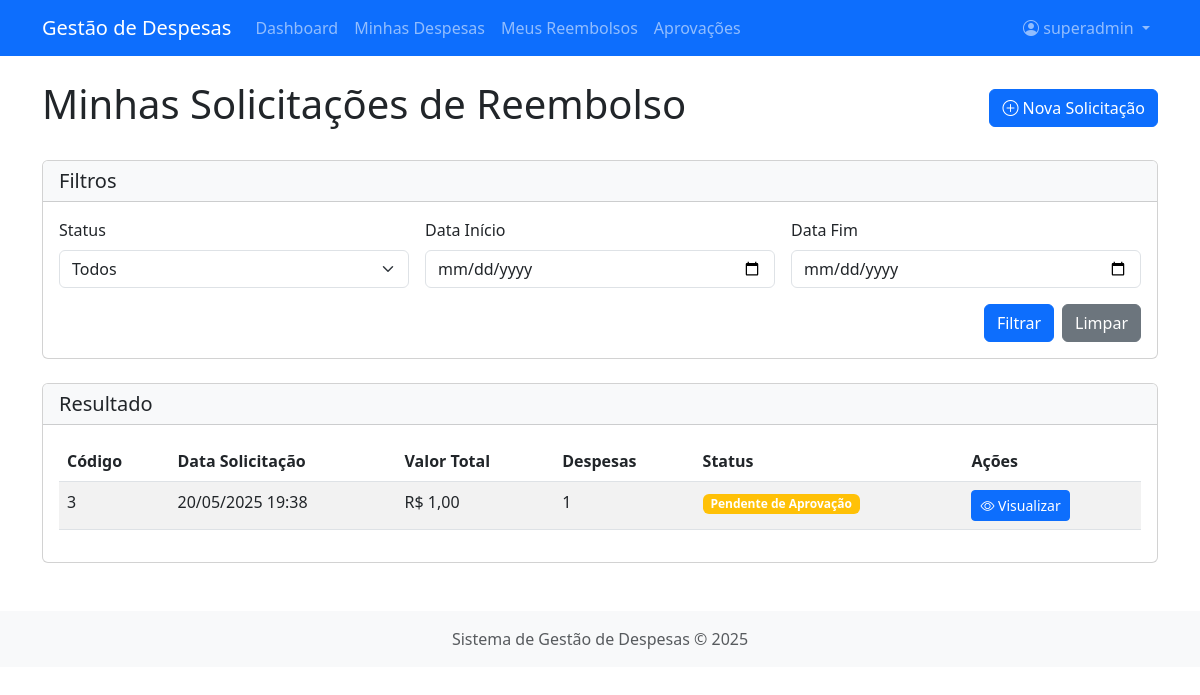
The app's page /reembolsos/ (signed in) with its own data.
### despesas/models.py (models this page shows, shortened)
class SolicitacaoReembolso(models.Model):
    STATUS_CHOICES = [
        ('PENDENTE', 'Pendente de Aprovação'),
        ('APROVADA', 'Aprovada'),
        ('NEGADA', 'Negada'),
        ('PAGA', 'Reembolso Realizado'),
    ]
    despesas = models.ManyToManyField(Despesa, related_name='solicitacoes')
    funcionario = models.ForeignKey(Funcionario, on_delete=models.CASCADE, related_name='solicitacoes')
    data_solicitacao = models.DateTimeField(auto_now_add=True)
    data_aprovacao = models.DateTimeField(blank=True, null=True)
    aprovador = models.ForeignKey(Funcionario, on_delete=models.SET_NULL, related_name='aprovacoes', blank=True, null=True)
    status = models.CharField(max_length=20, choices=STATUS_CHOICES, default='PENDENTE')
    justificativa = models.TextField(blank=True, null=True)
    codigo = models.UUIDField(default=uuid.uuid4, editable=False, unique=True)
    def valor_total(self):
        return self.despesas.aggregate(total=models.Sum('valor'))['total'] or 0
    class Meta:
        verbose_name = 'Solicitação de Reembolso'
        verbose_name_plural = 'Solicitações de Reembolso'
        ordering = ['-data_solicitacao']

### despesas/views.py (the view)
# urls.py: path('reembolsos/', views.reembolso_list, name='reembolso_list'),
@login_required
def reembolso_list(request):
    try:
        funcionario = request.user.funcionario
    except:
        messages.error(request, "Perfil de funcionário não encontrado. Por favor, complete seu cadastro.")
        return redirect('despesas:profile')
    solicitacoes = SolicitacaoReembolso.objects.filter(funcionario=funcionario).order_by('-data_solicitacao')
    status = request.GET.get('status')
    data_inicio = request.GET.get('data_inicio')
    data_fim = request.GET.get('data_fim')
    if status:
        solicitacoes = solicitacoes.filter(status=status)
    if data_inicio:
        solicitacoes = solicitacoes.filter(data_solicitacao__date__gte=data_inicio)
    if data_fim:
        solicitacoes = solicitacoes.filter(data_solicitacao__date__lte=data_fim)
    paginator = Paginator(solicitacoes, 10)
    page_number = request.GET.get('page')
    page_obj = paginator.get_page(page_number)
    context = {
        'page_obj': page_obj,
        'status_choices': SolicitacaoReembolso.STATUS_CHOICES,
    }
    return render(request, 'despesas/reembolso_list.html', context)

### despesas/models.py (called while the page is built)
    def is_gerente(self):
        return self.cargo == 'GERENTE'

    def is_financeiro(self):
        return self.cargo == 'FINANCEIRO'

### despesas/templates/despesas/reembolso_list.html (shortened to what this page needs)
{% extends 'despesas/base.html' %}
{% block content %}
<div class="d-flex justify-content-between align-items-center mb-4">
    <h1>Minhas Solicitações de Reembolso</h1>
    <a href="{% url 'despesas:reembolso_create' %}" class="btn btn-primary">
        <i class="bi bi-plus-circle"></i> Nova Solicitação
    </a>
</div>
<div class="card mb-4">
    <div class="card-header bg-light">
        <h5 class="card-title mb-0">Filtros</h5>
    </div>
    <div class="card-body">
        <form method="get" class="row g-3">
            <div class="col-md-4">
                <label for="status" class="form-label">Status</label>
                <select name="status" id="status" class="form-select">
                    <option value="">Todos</option>
                </select>
            </div>
            <div class="col-md-4">
                <label for="data_inicio" class="form-label">Data Início</label>
                <input type="date" name="data_inicio" id="data_inicio" class="form-control"
                       value="{{ request.GET.data_inicio|default:'' }}">
            </div>
            <div class="col-md-4">
                <label for="data_fim" class="form-label">Data Fim</label>
                <input type="date" name="data_fim" id="data_fim" class="form-control"
                       value="{{ request.GET.data_fim|default:'' }}">
            </div>
            <div class="col-12 d-flex justify-content-end">
                <button type="submit" class="btn btn-primary me-2">Filtrar</button>
                <a href="{% url 'despesas:reembolso_list' %}" class="btn btn-secondary">Limpar</a>
            </div>
        </form>
    </div>
</div>
<div class="card">
    <div class="card-header bg-light">
        <h5 class="card-title mb-0">Resultado</h5>
    </div>
    <div class="card-body">
        {% if page_obj %}
        <div class="table-responsive">
            <table class="table table-striped table-hover">
                <thead>
                    <tr>
                        <th>Código</th>
                        <th>Data Solicitação</th>
                        <th>Valor Total</th>
                        <th>Despesas</th>
                        <th>Status</th>
                        <th>Ações</th>
                    </tr>
                </thead>
                <tbody>
                    {% for solicitacao in page_obj %}
                    <tr>
                        <td>{{ solicitacao.id }}</td>
                        <td>{{ solicitacao.data_solicitacao|date:"d/m/Y H:i" }}</td>
                        <td>R$ {{ solicitacao.valor_total|floatformat:2 }}</td>
                        <td>{{ solicitacao.despesas.count }}</td>
                        <td>
                            <span class="badge
                                {% if solicitacao.status == 'PENDENTE' %}bg-warning
                                {% elif solicitacao.status == 'APROVADA' %}bg-success
                                {% elif solicitacao.status == 'NEGADA' %}bg-danger
                                {% elif solicitacao.status == 'PAGA' %}bg-info{% endif %}">
                                {{ solicitacao.get_status_display }}
                            </span>
                        </td>
                        <td>
                            <a href="{% url 'despesas:reembolso_detail' solicitacao.codigo %}" class="btn btn-sm btn-primary">
                                <i class="bi bi-eye"></i> Visualizar
                            </a>
                        </td>
                    </tr>
                    {% endfor %}
                </tbody>
            </table>
        </div>
        {% endif %}
    </div>
</div>
{% endblock %}

### despesas/templates/despesas/base.html (shortened to what this page needs)
<!DOCTYPE html>
<html lang="pt-br">
<head>
    <link href="https://cdn.jsdelivr.net/npm/bootstrap@5.3.0-alpha1/dist/css/bootstrap.min.css" rel="stylesheet">
    <link rel="stylesheet" href="https://cdn.jsdelivr.net/npm/bootstrap-icons@1.10.3/font/bootstrap-icons.css">
</head>
<body>
    <nav class="navbar navbar-expand-lg navbar-dark bg-primary">
        <div class="container">
            <a class="navbar-brand" href="{% url 'despesas:home' %}">Gestão de Despesas</a>
            <div class="collapse navbar-collapse" id="navbarNav">
                <ul class="navbar-nav me-auto">
                    {% if user.is_authenticated %}
                        <li class="nav-item">
                            <a class="nav-link" href="{% url 'despesas:dashboard' %}">Dashboard</a>
                        </li>
                        <li class="nav-item">
                            <a class="nav-link" href="{% url 'despesas:despesa_list' %}">Minhas Despesas</a>
                        </li>
                        <li class="nav-item">
                            <a class="nav-link" href="{% url 'despesas:reembolso_list' %}">Meus Reembolsos</a>
                        </li>
                        {% if user.funcionario.is_gerente %}
                        <li class="nav-item">
                            <a class="nav-link" href="{% url 'despesas:aprovacao_list' %}">Aprovações</a>
                        </li>
                        {% endif %}
                    {% endif %}
                </ul>
                <ul class="navbar-nav">
                    {% if user.is_authenticated %}
                        <li class="nav-item dropdown">
                            <a class="nav-link dropdown-toggle" href="#" role="button" data-bs-toggle="dropdown">
                                <i class="bi bi-person-circle"></i> {{ user.get_full_name|default:user.username }}
                            </a>
                        </li>
                    {% endif %}
                </ul>
            </div>
        </div>
    </nav>
    <main class="container my-4">
        {% block content %}{% endblock %}
    </main>
    <footer class="bg-light text-center text-muted py-3 mt-5">
        <div class="container">
            <p class="mb-0">Sistema de Gestão de Despesas © {% now "Y" %}</p>
        </div>
    </footer>
</body>
</html>

### records on screen
SolicitacaoReembolso: id "3", data_solicitacao "20/05/2025 19:38", valor_total "1,00", despesas.count "1", status "Pendente de Aprovação"

### other values on screen
{{ user.get_full_name|default:user.username }} "superadmin"
